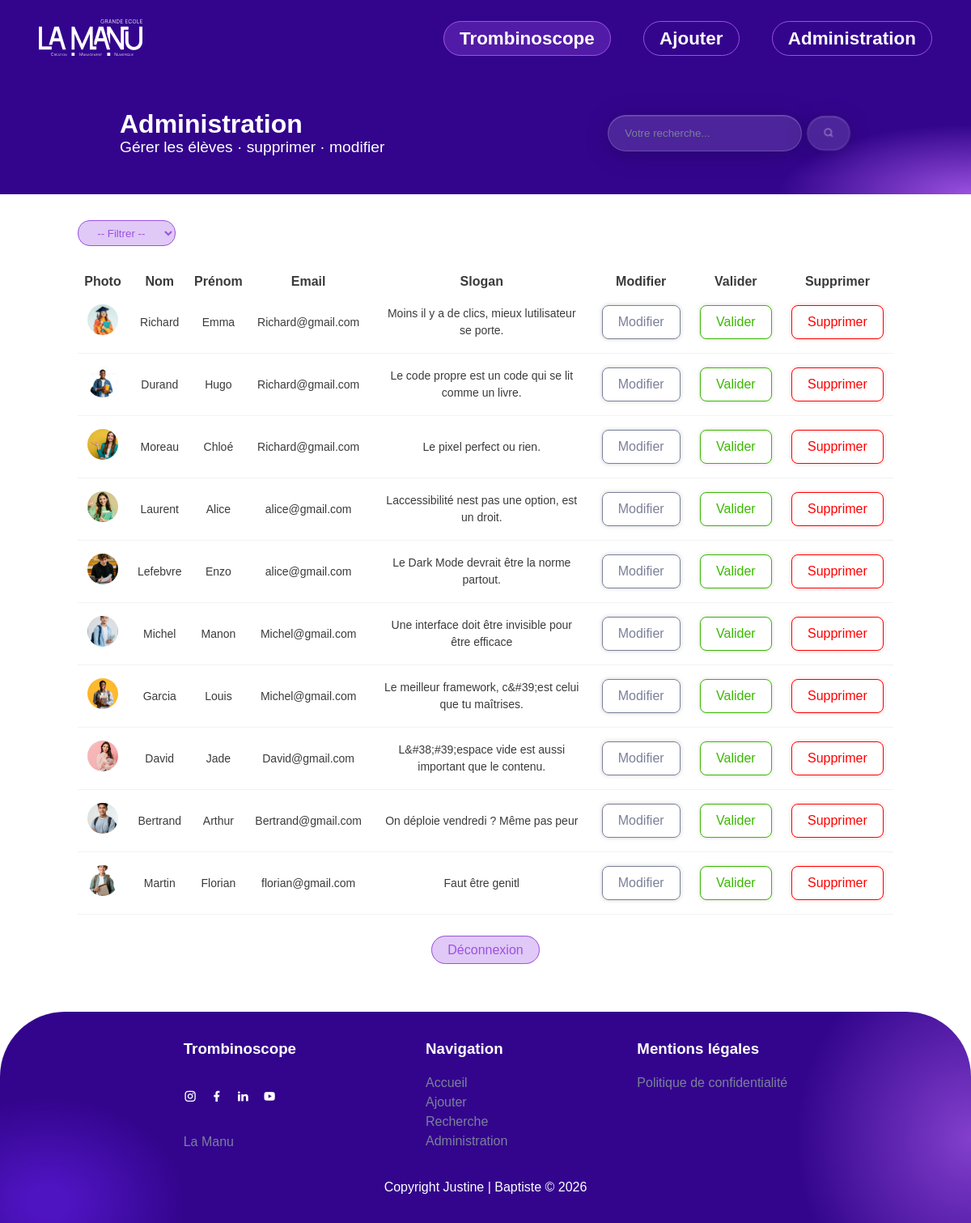
Page /source/pages/admin.php on the committed database.
### tables this page shows
CREATE TABLE `student` (
  `student_id` int NOT NULL,
  `first_name` varchar(255) DEFAULT NULL,
  `last_name` varchar(255) DEFAULT NULL,
  `email` varchar(255) NOT NULL,
  `slogan` varchar(255) DEFAULT NULL,
  `photo_path` varchar(255) NOT NULL,
  `is_delegate` tinyint(1) DEFAULT NULL,
  `is_alternance` tinyint(1) DEFAULT NULL,
  `status` varchar(50) DEFAULT 'en_attente',
  `submitted_at` datetime DEFAULT CURRENT_TIMESTAMP,
  `class_id` int NOT NULL,
  `admin_id` int DEFAULT NULL
);

### source/functions/search.php (called while the page is built, shortened)
<?php
function filterStudent($db, $type = '', $search = '')
{
    $sql = "SELECT s.*, c.name AS class_name, l.name AS level_name
            FROM `student` s
            JOIN `class` c ON s.`class_id` = c.`class_id`
            JOIN `level` l ON c.`level_id` = l.`level_id`
            WHERE (
                s.`first_name` LIKE :search
                OR s.`last_name` LIKE :search2
                OR l.`name` LIKE :search3
            )";
    $stmt = $db->prepare($sql);
    $stmt->bindValue(':search', '%' . $search . '%', PDO::PARAM_STR);
    $stmt->bindValue(':search2', '%' . $search . '%', PDO::PARAM_STR);
    $stmt->bindValue(':search3', '%' . $search . '%', PDO::PARAM_STR);
    $stmt->execute();
    return $stmt;
}

### source/pages/admin.php (the view, shortened to what this page needs)
<?php
include_once('../partials/header.php');
include_once __DIR__ . '/../functions/search.php';
$db = db();
$search = '';
$searchStudentResults = [];
if ($_SERVER['REQUEST_METHOD'] === 'GET') {
    $search = filter_input(INPUT_GET, 'search', FILTER_SANITIZE_SPECIAL_CHARS) ?? '';
    $type = filter_input(INPUT_GET, 'type', FILTER_SANITIZE_SPECIAL_CHARS) ?? '';
    $searchStudentResults = filterStudent($db, $type, $search);
}
$studentsArray = [];
foreach ($searchStudentResults as $student) {
    $studentsArray[] = $student;
}
?>
<div class="upper-band">
    <div>
        <h1>Administration</h1>
        <p>Gérer les élèves · supprimer · modifier</p>
    </div>
    <form action="" method="get" class="search">
        <input type="text" name="search" id="search" value="<?= htmlspecialchars($search) ?>" placeholder="Votre recherche...">
        <button type="submit"><i class="ri-search-line"></i></button>
    </form>
</div>
<section class="admin-panel">
    <form action="" method="GET" class="filter" id="filterForm">
        <select name="type" id="typeSelect">
            <option value="">-- Filtrer --</option>
        </select>
    </form>
    <div class="desktop-only">
        <table class="trombi-table">
            <thead>
                <tr>
                    <th>Photo</th>
                    <th>Nom</th>
                    <th>Prénom</th>
                    <th>Email</th>
                    <th>Slogan</th>
                    <th>Modifier</th>
                    <th>Valider</th>
                    <th>Supprimer</th>
                </tr>
            </thead>
            <tbody>
                <?php foreach ($studentsArray as $student) : ?>
                    <tr>
                        <td><img src="/source/<?= $student['photo_path'] ?>" class="picture-table"></td>
                        <td><?= htmlspecialchars($student['last_name']) ?></td>
                        <td><?= htmlspecialchars($student['first_name']) ?></td>
                        <td><?= htmlspecialchars($student['email']) ?></td>
                        <td><?= htmlspecialchars($student['slogan']) ?></td>
                        <td><a href="<?= BASE_URL ?>source/pages/edit_student.php?id=<?= $student['student_id'] ?>" class="btn-second">Modifier</a></td>
                        <td>
                            <form method="POST"><input type="hidden" name="student_id" value="<?= $student['student_id'] ?>"><button name="action" value="validate" class="btn-green">Valider</button></form>
                        </td>
                        <td>
                            <form method="POST"><input type="hidden" name="student_id" value="<?= $student['student_id'] ?>"><button name="action" value="delete" class="btn-red">Supprimer</button></form>
                        </td>
                    </tr>
                <?php endforeach ?>
            </tbody>
        </table>
    </div>
    <div>
        <a href="?logout=true" class="btn-cta">Déconnexion</a>
    </div>
</section>
<?php include_once('../partials/footer.php'); ?>

### assets/css/style.css (style rules this page uses)
* { margin: 0; padding: 0; box-sizing: border-box; }
:root { --blue: #33058d; --purple: #8861ff; --green: #3ab800; --pink: #9b51e0; --orange: #f59e0b; --red: #ff0000; --lightBlue: #8aabff; --lightpurple: #9b51e04e; --lightGreen: #3ab8008e; --lightRed: #ff000050; --bgNav: #13161d; --bg: #ffffff; --text: #000000c5; --mutedText: #7b8099; --border: rgba(0, 0, 0, 0.05); --borderHover: rgba(255, 255, 255, 0.14); --bgCard: #181c26e9; }
body { font-family: Arial, sans-serif; line-height: 1.5; background-color: var(--bg); min-height: 100vh; display: flex; flex-direction: column; color: var(--text); }
section { padding: 0 2rem; margin-bottom: 2rem; }
a { text-decoration: none; color: inherit; }
.btn-cta { padding: 0.5rem 1.2rem; border: 1px solid var(--pink); border-radius: 40px; background-color: var(--lightpurple); color: var(--bg); }
.btn-second { padding: 0.5rem 1.2rem; border: 1px solid var(--mutedText); border-radius: 8px; box-shadow: 0px 0px 5px rgba(128, 128, 128, 0.404); color: var(--mutedText); font-size: 0.835rem; }
.btn-green { padding: 0.5rem 1.2rem; border: 1px solid var(--green); border-radius: 8px; background-color: var(--bg); box-shadow: 0px 0px 5px rgba(128, 128, 128, 0.288); color: var(--green); }
.btn-red { padding: 0.5rem 1.2rem; border: 1px solid var(--red); border-radius: 8px; background-color: var(--bg); box-shadow: 0px 0px 5px rgba(255, 0, 0, 0.233); color: var(--red); }
.btn-second, .btn-green, .btn-red { font-size: 1rem; line-height: 1.5; display: inline-block; text-align: center; }
.upper-band { color: var(--bg); padding: 3rem; text-align: center; background: radial-gradient( ellipse 33% 94% at 100% 100%, rgba(155, 81, 224, 1.5) 0%, transparent 60% ); background-color: var(--blue); display: flex; flex-direction: column; justify-content: center; gap: 25%; align-items: center; line-height: 1.1; }
.upper-band div { text-align: start; margin-bottom: 2rem; }
.upper-band p { font-size: larger; }
.search { display: flex; flex-wrap: nowrap; gap: 0.3rem; }
.search input { background: transparent; border: none; outline: none; color: var(--mutedText); caret-color: var(--bg); gap: 12px; width: 30vh; padding: 14px 20px; border-radius: 50px; background: rgba(255, 255, 255, 0.13); backdrop-filter: blur(16px); -webkit-backdrop-filter: blur(16px); border: 1px solid rgba(255, 255, 255, 0.18); box-shadow: 0 4px 32px rgba(0, 0, 0, 0.2), inset 0 1px 0 rgba(255, 255, 255, 0.15); transition: border-color 0.25s, background 0.25s; }
.search input::placeholder { color: var(--mutedText); }
.search button { background: transparent; border: none; outline: none; color: rgba(255, 255, 255, 0.55); caret-color: var(--bg); gap: 12px; padding: 14px 20px; border-radius: 50px; background: rgba(255, 255, 255, 0.13); backdrop-filter: blur(16px); -webkit-backdrop-filter: blur(16px); border: 1px solid rgba(255, 255, 255, 0.18); box-shadow: 0 4px 32px rgba(0, 0, 0, 0.2), inset 0 1px 0 rgba(255, 255, 255, 0.15); transition: border-color 0.25s, background 0.25s; transform: scale(0.95); }
.admin-panel { padding: 2rem; display: flex; flex-direction: column; justify-content: center; gap: 2rem; }
.admin-panel div { text-align: center; }
.admin-panel div a { color: var(--pink); }
.desktop-only { display: none; }
.filter select { border: 1px solid var(--pink); background-color: var(--lightpurple); color: var(--pink); border-radius: 15px; padding: 0.4rem 1.2rem; }
@media (min-width: 1106px) { .upper-band { flex-direction: row; } }
@media (min-width: 1106px) { .upper-band div { margin: 0; } }
@media (min-width: 1106px) { .desktop-only { display: table; } }
@media (min-width: 1106px) { .trombi-table { width: 100%; border-collapse: collapse; font-family: var(--font-sans, sans-serif); } }
@media (min-width: 1106px) { .trombi-table tbody tr { border-bottom: 0.5px solid var(--border); } }
@media (min-width: 1106px) { .trombi-table tbody td { padding: 16px 12px; font-size: 14px; vertical-align: middle; } }
@media (min-width: 1106px) { .trombi-table td a { color: var(--mutedText); } }
@media (min-width: 1106px) { .picture-table { width: 38px; height: 38px; border-radius: 50%; object-fit: cover; } }
@media (min-width: 1106px) { .admin-panel { padding: 2rem 6rem; } }

### rows in the picture
student: photo_path (picture), last_name "Richard", first_name "Emma", email "Richard@gmail.com", slogan "Moins il y a de clics, mieux lutilisateur se porte."
student: photo_path (picture), last_name "Durand", first_name "Hugo", email "Richard@gmail.com", slogan "Le code propre est un code qui se lit comme un livre."
student: photo_path (picture), last_name "Moreau", first_name "Chloé", email "Richard@gmail.com", slogan "Le pixel perfect ou rien."
student: photo_path (picture), last_name "Laurent", first_name "Alice", email "alice@gmail.com", slogan "Laccessibilité nest pas une option, est un droit."
student: photo_path (picture), last_name "Lefebvre", first_name "Enzo", email "alice@gmail.com", slogan "Le Dark Mode devrait être la norme partout."
student: photo_path (picture), last_name "Michel", first_name "Manon", email "Michel@gmail.com", slogan "Une interface doit être invisible pour être efficace"
student: photo_path (picture), last_name "Garcia", first_name "Louis", email "Michel@gmail.com", slogan "Le meilleur framework, c&#39;est celui que tu maîtrises."
student: photo_path (picture), last_name "David", first_name "Jade", email "David@gmail.com", slogan "L&#38;#39;espace vide est aussi important que le contenu."
student: photo_path (picture), last_name "Bertrand", first_name "Arthur", email "Bertrand@gmail.com", slogan "On déploie vendredi ? Même pas peur"
student: photo_path (picture), last_name "Martin", first_name "Florian", email "florian@gmail.com", slogan "Faut être genitl"
